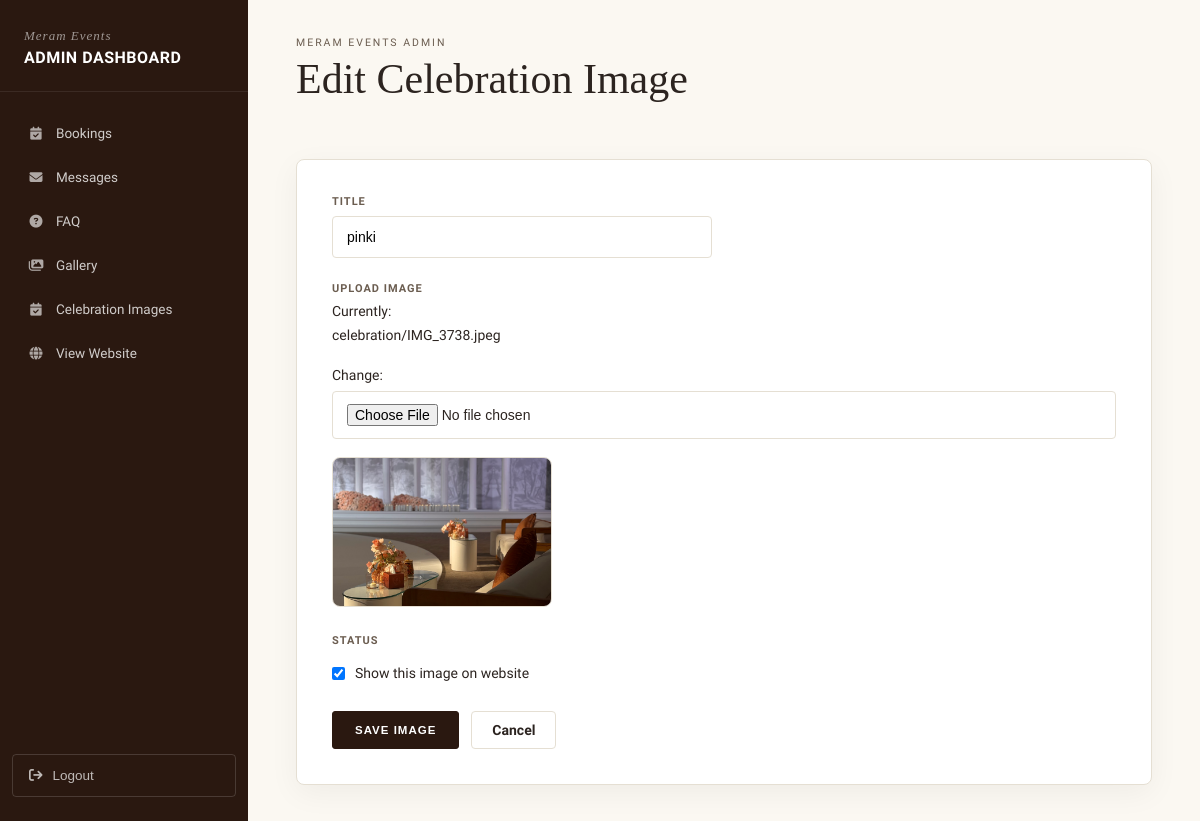
Screenshot of /dashboard/celebration-images/4/edit/ (signed in) with the database file from the repository.
### main/models.py (models this page shows, shortened)
class CelebrationImage(models.Model):
    title = models.CharField(max_length=200)
    image = models.ImageField(upload_to='celebration/')
    order = models.IntegerField(default=0)
    is_active = models.BooleanField(default=True)
    class Meta:
        ordering = ['order']

### main/views.py (the view)
@login_required(login_url='dashboard_login')
def celebration_update(request, pk):
    image = get_object_or_404(CelebrationImage, pk=pk)
    if request.method == "POST":
        form = CelebrationImageForm(
            request.POST,
            request.FILES,
            instance=image
        )
        if form.is_valid():
            form.save()
            return redirect('dashboard_celebration_images')
    else:
        form = CelebrationImageForm(instance=image)
    return render(
        request,
        'dashboard/celebration_form.html',
        {
            'form': form,
            'object': image
        }
    )

### main/forms.py
class CelebrationImageForm(forms.ModelForm):
    class Meta:
        model = CelebrationImage
        fields = [
            'title',
            'image',
            'order',
            'is_active',
        ]

### main/templates/dashboard/celebration_form.html (shortened to what this page needs)
{% extends 'dashboard/dashboard_base.html' %}
{% block dashboard_content %}
<div class="db-breadcrumb">Meram Events Admin</div>
<div class="db-header-row">
    <h1 class="db-page-title">
        {% if object %}
            Edit Celebration Image
        {% else %}
            Add Celebration Image
        {% endif %}
    </h1>
</div>
<form method="post"
      enctype="multipart/form-data"
      class="db-form-card">
    <div class="db-form-grid">
        <div class="db-form-group">
            <label>Title</label>
            {{ form.title }}
        </div>
        <div class="db-form-group full">
            <label>Upload Image</label>
            {{ form.image }}
            {% if object and object.image %}
            <div class="db-image-preview">
                <img src="{{ object.image.url }}" alt="">
            </div>
            {% endif %}
        </div>
        <div class="db-form-group full">
            <label>Status</label>
            <div class="db-checkbox">
                {{ form.is_active }}
                <span>Show this image on website</span>
            </div>
        </div>
    </div>
    <div class="db-form-actions">
        <button type="submit" class="db-filter-go">
            Save Image
        </button>
        <a href="{% url 'dashboard_celebration_images' %}"
           class="db-cancel-btn">
            Cancel
        </a>
    </div>
</form>
{% endblock %}

### main/templates/dashboard/dashboard_base.html (style rules this page uses)
:root { --db-dark: #2A1810; --db-dark-2: #311F13; --db-maroon: #3D1A12; --db-cream: #FBF8F2; --db-border: #E5DFD3; --db-text: #2C2420; --db-text-mid:#6B5D50; --db-red: #B23A2E; --db-green: #3F7D4A; --db-gold: #C9A96E; }
* { margin:0;padding:0;box-sizing:border-box; }
body { font-family:'Hanken Grotesk',sans-serif; background:var(--db-cream); color:var(--db-text); font-size:14px; }
a { text-decoration:none;color:inherit; }
.db-breadcrumb { font-size:10.5px; letter-spacing:2px; text-transform:uppercase; color:var(--db-text-mid); margin-bottom:6px; font-weight:500; }
.db-page-title { font-family:'Cormorant Garamond',serif; font-size:42px; font-weight:500; color:var(--db-text); margin-bottom:28px; }
.db-header-row { display:flex; justify-content:space-between; align-items:flex-start; margin-bottom:28px; }
.db-filter-go { border:1px solid var(--db-dark); background:var(--db-dark); color:#fff; padding:9px 22px; font-size:11.5px; letter-spacing:1px; text-transform:uppercase; font-weight:600; border-radius:3px; cursor:pointer; transition:opacity 0.2s; }

### main/templates/dashboard/celebration_form.html (style rules this page uses)
.db-form-card { background: #fff; border: 1px solid var(--db-border); border-radius: 8px; padding: 35px; box-shadow: 0 8px 30px rgba(0, 0, 0, .05); max-width: 900px; margin: 0 auto; }
.db-form-grid { display:grid; grid-template-columns:1fr 1fr; gap:24px; }
.db-form-group { display:flex; flex-direction:column; gap:8px; }
.db-form-group.full { grid-column:1 / -1; }
.db-form-group label { font-size:11px; letter-spacing:1px; text-transform:uppercase; color:var(--db-text-mid); font-weight:600; }
.db-form-group input[type="text"], .db-form-group input[type="number"], .db-form-group input[type="file"] { width:100%; padding:12px 14px; border:1px solid var(--db-border); border-radius:4px; font-size:14px; background:#fff; }
.db-checkbox { display:flex; align-items:center; gap:10px; margin-top:10px; }
.db-image-preview { margin-top:10px; }
.db-image-preview img { width:220px; height:150px; object-fit:cover; border-radius:8px; border:1px solid var(--db-border); }
.db-form-actions { display:flex; gap:12px; margin-top:30px; }
.db-cancel-btn { padding:10px 20px; border:1px solid var(--db-border); background:#fff; color:var(--db-text); border-radius:4px; font-weight:600; }

### rows the page displays
CelebrationImage: title "pinki", image (picture), is_active "☑"
